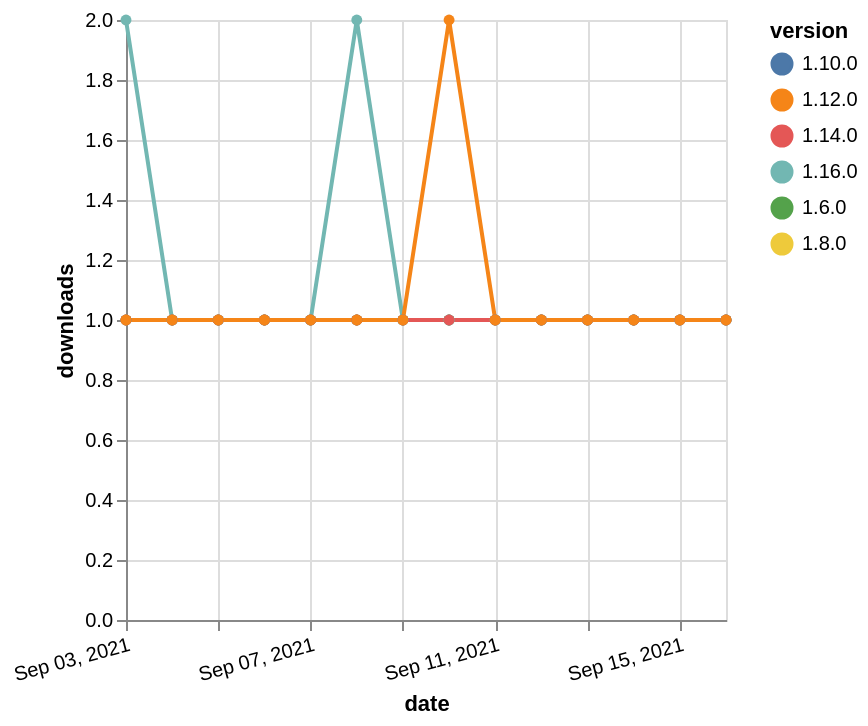

Vega-Lite specification for this chart:
### Vega-Lite specification from a JSON file in a GitHub repository (floating-point values rounded to 4 significant figures)
{"$schema": "https://vega.github.io/schema/vega-lite/v5.json", "description": "A simple bar chart with embedded data.", "data": {"values": [{"date": "2021-09-03", "total": 207, "delta": 1, "version": "1.6.0"}, {"date": "2021-09-04", "total": 208, "delta": 1, "version": "1.6.0"}, {"date": "2021-09-05", "total": 209, "delta": 1, "version": "1.6.0"}, {"date": "2021-09-06", "total": 210, "delta": 1, "version": "1.6.0"}, {"date": "2021-09-07", "total": 211, "delta": 1, "version": "1.6.0"}, {"date": "2021-09-08", "total": 212, "delta": 1, "version": "1.6.0"}, {"date": "2021-09-09", "total": 213, "delta": 1, "version": "1.6.0"}, {"date": "2021-09-10", "total": 214, "delta": 1, "version": "1.6.0"}, {"date": "2021-09-11", "total": 215, "delta": 1, "version": "1.6.0"}, {"date": "2021-09-12", "total": 216, "delta": 1, "version": "1.6.0"}, {"date": "2021-09-13", "total": 217, "delta": 1, "version": "1.6.0"}, {"date": "2021-09-14", "total": 218, "delta": 1, "version": "1.6.0"}, {"date": "2021-09-15", "total": 219, "delta": 1, "version": "1.6.0"}, {"date": "2021-09-16", "total": 220, "delta": 1, "version": "1.6.0"}, {"date": "2021-09-03", "total": 168, "delta": 1, "version": "1.8.0"}, {"date": "2021-09-04", "total": 169, "delta": 1, "version": "1.8.0"}, {"date": "2021-09-05", "total": 170, "delta": 1, "version": "1.8.0"}, {"date": "2021-09-06", "total": 171, "delta": 1, "version": "1.8.0"}, {"date": "2021-09-07", "total": 172, "delta": 1, "version": "1.8.0"}, {"date": "2021-09-08", "total": 173, "delta": 1, "version": "1.8.0"}, {"date": "2021-09-09", "total": 174, "delta": 1, "version": "1.8.0"}, {"date": "2021-09-10", "total": 175, "delta": 1, "version": "1.8.0"}, {"date": "2021-09-11", "total": 176, "delta": 1, "version": "1.8.0"}, {"date": "2021-09-12", "total": 177, "delta": 1, "version": "1.8.0"}, {"date": "2021-09-13", "total": 178, "delta": 1, "version": "1.8.0"}, {"date": "2021-09-14", "total": 179, "delta": 1, "version": "1.8.0"}, {"date": "2021-09-15", "total": 180, "delta": 1, "version": "1.8.0"}, {"date": "2021-09-16", "total": 181, "delta": 1, "version": "1.8.0"}, {"date": "2021-09-03", "total": 170, "delta": 1, "version": "1.10.0"}, {"date": "2021-09-04", "total": 171, "delta": 1, "version": "1.10.0"}, {"date": "2021-09-05", "total": 172, "delta": 1, "version": "1.10.0"}, {"date": "2021-09-06", "total": 173, "delta": 1, "version": "1.10.0"}, {"date": "2021-09-07", "total": 174, "delta": 1, "version": "1.10.0"}, {"date": "2021-09-08", "total": 175, "delta": 1, "version": "1.10.0"}, {"date": "2021-09-09", "total": 176, "delta": 1, "version": "1.10.0"}, {"date": "2021-09-10", "total": 177, "delta": 1, "version": "1.10.0"}, {"date": "2021-09-11", "total": 178, "delta": 1, "version": "1.10.0"}, {"date": "2021-09-12", "total": 179, "delta": 1, "version": "1.10.0"}, {"date": "2021-09-13", "total": 180, "delta": 1, "version": "1.10.0"}, {"date": "2021-09-14", "total": 181, "delta": 1, "version": "1.10.0"}, {"date": "2021-09-15", "total": 182, "delta": 1, "version": "1.10.0"}, {"date": "2021-09-16", "total": 183, "delta": 1, "version": "1.10.0"}, {"date": "2021-09-03", "total": 111, "delta": 2, "version": "1.16.0"}, {"date": "2021-09-04", "total": 112, "delta": 1, "version": "1.16.0"}, {"date": "2021-09-05", "total": 113, "delta": 1, "version": "1.16.0"}, {"date": "2021-09-06", "total": 114, "delta": 1, "version": "1.16.0"}, {"date": "2021-09-07", "total": 115, "delta": 1, "version": "1.16.0"}, {"date": "2021-09-08", "total": 117, "delta": 2, "version": "1.16.0"}, {"date": "2021-09-09", "total": 118, "delta": 1, "version": "1.16.0"}, {"date": "2021-09-10", "total": 119, "delta": 1, "version": "1.16.0"}, {"date": "2021-09-11", "total": 120, "delta": 1, "version": "1.16.0"}, {"date": "2021-09-12", "total": 121, "delta": 1, "version": "1.16.0"}, {"date": "2021-09-13", "total": 122, "delta": 1, "version": "1.16.0"}, {"date": "2021-09-14", "total": 123, "delta": 1, "version": "1.16.0"}, {"date": "2021-09-15", "total": 124, "delta": 1, "version": "1.16.0"}, {"date": "2021-09-16", "total": 125, "delta": 1, "version": "1.16.0"}, {"date": "2021-09-03", "total": 163, "delta": 1, "version": "1.14.0"}, {"date": "2021-09-04", "total": 164, "delta": 1, "version": "1.14.0"}, {"date": "2021-09-05", "total": 165, "delta": 1, "version": "1.14.0"}, {"date": "2021-09-06", "total": 166, "delta": 1, "version": "1.14.0"}, {"date": "2021-09-07", "total": 167, "delta": 1, "version": "1.14.0"}, {"date": "2021-09-08", "total": 168, "delta": 1, "version": "1.14.0"}, {"date": "2021-09-09", "total": 169, "delta": 1, "version": "1.14.0"}, {"date": "2021-09-10", "total": 170, "delta": 1, "version": "1.14.0"}, {"date": "2021-09-11", "total": 171, "delta": 1, "version": "1.14.0"}, {"date": "2021-09-12", "total": 172, "delta": 1, "version": "1.14.0"}, {"date": "2021-09-13", "total": 173, "delta": 1, "version": "1.14.0"}, {"date": "2021-09-14", "total": 174, "delta": 1, "version": "1.14.0"}, {"date": "2021-09-15", "total": 175, "delta": 1, "version": "1.14.0"}, {"date": "2021-09-16", "total": 176, "delta": 1, "version": "1.14.0"}, {"date": "2021-09-03", "total": 146, "delta": 1, "version": "1.12.0"}, {"date": "2021-09-04", "total": 147, "delta": 1, "version": "1.12.0"}, {"date": "2021-09-05", "total": 148, "delta": 1, "version": "1.12.0"}, {"date": "2021-09-06", "total": 149, "delta": 1, "version": "1.12.0"}, {"date": "2021-09-07", "total": 150, "delta": 1, "version": "1.12.0"}, {"date": "2021-09-08", "total": 151, "delta": 1, "version": "1.12.0"}, {"date": "2021-09-09", "total": 152, "delta": 1, "version": "1.12.0"}, {"date": "2021-09-10", "total": 154, "delta": 2, "version": "1.12.0"}, {"date": "2021-09-11", "total": 155, "delta": 1, "version": "1.12.0"}, {"date": "2021-09-12", "total": 156, "delta": 1, "version": "1.12.0"}, {"date": "2021-09-13", "total": 157, "delta": 1, "version": "1.12.0"}, {"date": "2021-09-14", "total": 158, "delta": 1, "version": "1.12.0"}, {"date": "2021-09-15", "total": 159, "delta": 1, "version": "1.12.0"}, {"date": "2021-09-16", "total": 160, "delta": 1, "version": "1.12.0"}]}, "width": "container", "mark": {"type": "line", "point": {"filled": true}}, "encoding": {"x": {"field": "date", "type": "temporal", "timeUnit": "yearmonthdate", "title": "date", "axis": {"labelAngle": -15}}, "y": {"field": "delta", "type": "quantitative", "title": "downloads"}, "color": {"field": "version", "type": "nominal"}, "tooltip": {"field": "delta"}}}
